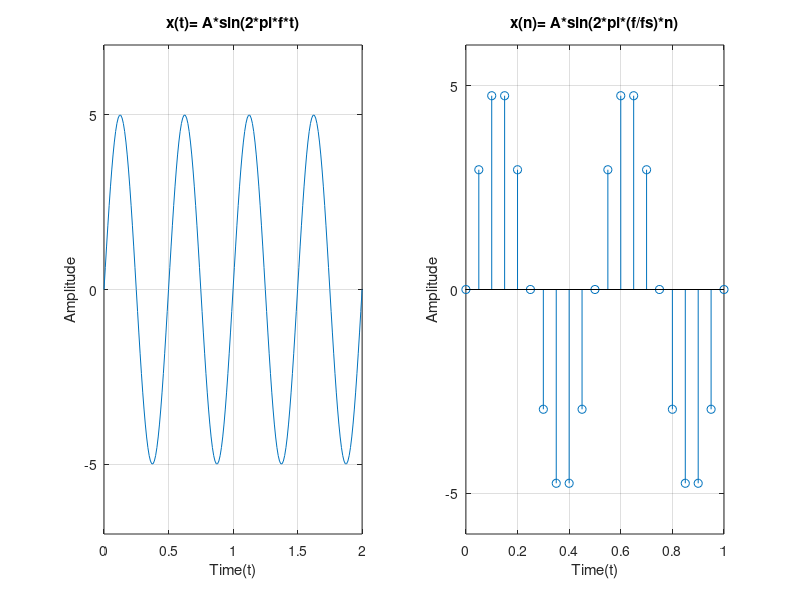
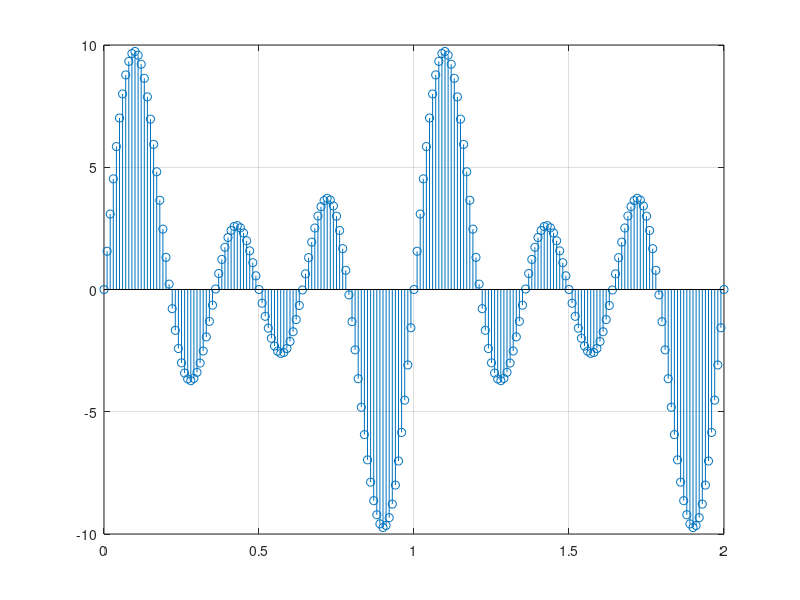

The MATLAB script that drew these images, in order:
%Analog Signal
A=5;
f=2;

t=0:0.01:2;

xt=A*sin(2*pi*f*t);

figure(1);
subplot(1,2,1);
plot(t,xt);
axis([0 2 -A-2 A+2]);
yticks([-A 0 A]);
xlabel('Time(t)');
ylabel('Amplitude');
title('x(t)= A*sin(2*pi*f*t)');
grid on;

%digital

fs=10*f;
Ts=1/fs;
n=0:Ts:fs*Ts;
xn=A*sin(2*pi*f*n);

subplot(1,2,2);
stem(n,xn);

yticks([-A 0 A]);
xlabel('Time(t)');
ylabel('Amplitude');
title('x(n)= A*sin(2*pi*(f/fs)*n)');
grid on;

%composite

A1=4;
A2=5;
A3=2;

f1=2;
f2=3;
f3=1;

x1=A1*sin(2*pi*f1*t);
x2=A2*sin(2*pi*f2*t);
x3=A3*sin(2*pi*f3*t);

xf=x1+x2+x3;

figure(2);
stem(t,xf);


grid on;
